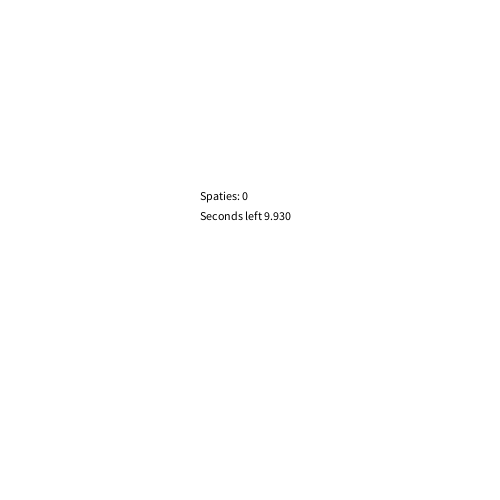
Frame 1 (no input)
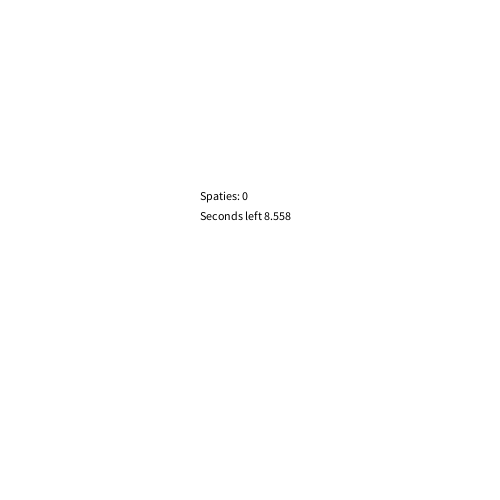
Frame 60 (the mouse pressed at the canvas centre just before this capture)
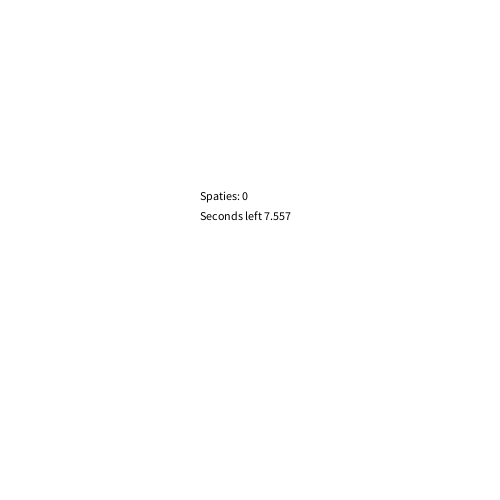
Frame 120 (the mouse held since frame 60 and released just before this capture)

The Processing sketch that drew these frames (run headless with seeded random() and noise(); from frame 60 on, the mouse is pressed at the canvas centre):

// Processing sketch: H012_OPD_2
// ── H012_OPD_2.pde
int seconden;
int leftAmount;
int millisLeft;
int aantalSpaties = 0;
boolean racing= true;;

void setup(){
   size(500,500);
}
   
void draw(){
  background(255,255,255);
   
   seconden = millis()/1000;
   leftAmount = 9 - seconden;
   millisLeft = 1000 - (millis()%1000);
   
   if(leftAmount <= 0){
   leftAmount = 0;
   millisLeft = 0;
   }
   
   if(seconden >=10){
     racing = false;
     
   }
  fill(0,0,0);
  text("Spaties: " + aantalSpaties, 200,200);
  text("Seconds left " + leftAmount + "." + millisLeft, 200,220);
  
}

void keyReleased(){
    if(keyCode == 32 && racing){
    aantalSpaties++;
    }
}
